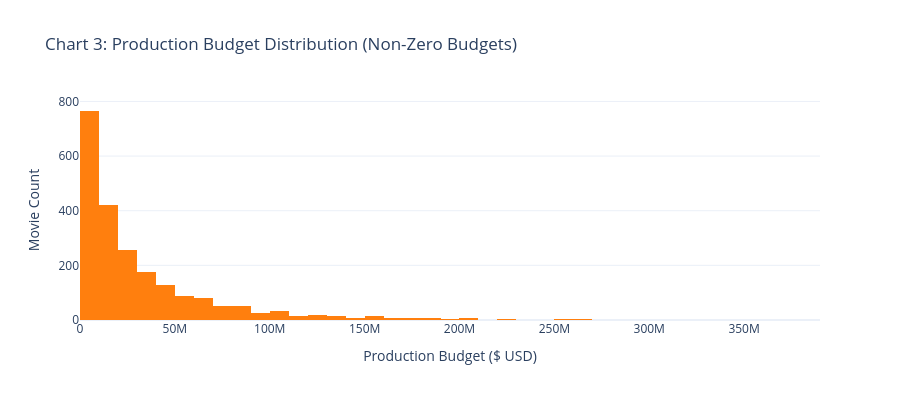
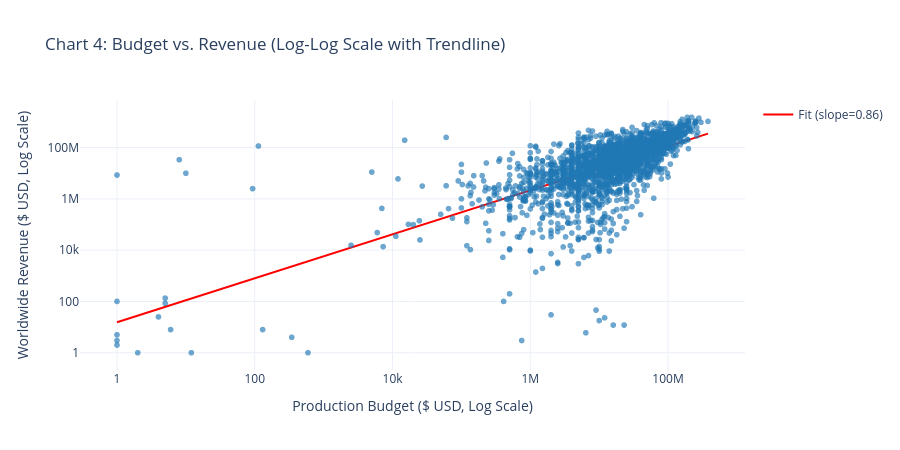

The cell these charts' notebook holds for them, in order:
### Markdown cell above
### Chart 3 & Chart 4: Production Budget Distribution & Budget vs. Revenue Correlation
*Analytical Takeaway:* Production budget exhibits a strong, positive log-linear correlation with worldwide box office ($r > 0.75$), serving as the single most powerful predictive signal.

### Code cell
# Positive budget distribution
pos_budget = eda_df[eda_df["budget"] > 0]

fig3 = px.histogram(
    pos_budget, x="budget", nbins=50,
    title="Chart 3: Production Budget Distribution (Non-Zero Budgets)",
    labels={"budget": "Production Budget ($ USD)"},
    color_discrete_sequence=["#ff7f0e"]
)
fig3.update_layout(height=400, yaxis_title="Movie Count")
fig3.show()

fig4 = px.scatter(
    pos_budget, x="budget", y="revenue",
    log_x=True, log_y=True,
    title="Chart 4: Budget vs. Revenue (Log-Log Scale with Trendline)",
    labels={"budget": "Production Budget ($ USD, Log Scale)", "revenue": "Worldwide Revenue ($ USD, Log Scale)"},
    opacity=0.65, color_discrete_sequence=["#1f77b4"]
)
# Add log-log fit line using standard numpy
log_b = np.log10(pos_budget["budget"])
log_r = np.log10(pos_budget["revenue"])
poly_m, poly_c = np.polyfit(log_b, log_r, 1)
x_vals = np.linspace(log_b.min(), log_b.max(), 50)
fig4.add_trace(go.Scatter(
    x=10**x_vals, y=10**(poly_m * x_vals + poly_c),
    mode="lines", name=f"Fit (slope={poly_m:.2f})", line=dict(color="red", width=2)
))
fig4.update_layout(height=450)
fig4.show()

### Figure 1 — Plotly figure (JSON) as saved in the notebook; plotly's stock layout.template omitted (floating-point values rounded to 4 significant figures; data arrays with more than 128 entries replaced by an {"elided": "..."} marker saying what was removed)
{"data": [{"bingroup": "x", "hovertemplate": "Production Budget ($ USD)=%{x}<br>count=%{y}<extra></extra>", "legendgroup": "", "marker": {"color": "#ff7f0e", "pattern": {"shape": ""}}, "name": "", "nbinsx": 50, "orientation": "v", "showlegend": false, "type": "histogram", "x": {"elided": "2188 int values"}, "xaxis": "x", "yaxis": "y"}], "layout": {"barmode": "relative", "height": 400, "legend": {"tracegroupgap": 0}, "title": {"text": "Chart 3: Production Budget Distribution (Non-Zero Budgets)"}, "xaxis": {"anchor": "y", "domain": [0.0, 1.0], "title": {"text": "Production Budget ($ USD)"}}, "yaxis": {"anchor": "x", "domain": [0.0, 1.0], "title": {"text": "Movie Count"}}}}

### Figure 2 — Plotly figure (JSON) as saved in the notebook; plotly's stock layout.template omitted (floating-point values rounded to 4 significant figures; data arrays with more than 128 entries replaced by an {"elided": "..."} marker saying what was removed)
{"data": [{"hovertemplate": "Production Budget ($ USD, Log Scale)=%{x}<br>Worldwide Revenue ($ USD, Log Scale)=%{y}<extra></extra>", "legendgroup": "", "marker": {"color": "#1f77b4", "opacity": 0.65, "symbol": "circle"}, "mode": "markers", "name": "", "showlegend": false, "type": "scattergl", "x": {"elided": "2188 int values"}, "xaxis": "x", "y": {"elided": "2188 int values"}, "yaxis": "y"}, {"line": {"color": "red", "width": 2}, "mode": "lines", "name": "Fit (slope=0.86)", "type": "scatter", "x": [1.0, 1.497, 2.24, 3.352, 5.016, 7.507, 11.24, 16.81, 25.16, 37.66, 56.36, 84.35, 126.2, 188.9, 282.7, 423.1, 633.2, 947.7, 1418.0, 2123.0, 3177.0, 4754.0, 7115.0, 10650.0, 15930.0, 23850.0, 35690.0, 53410.0, 79930.0, 119600.0, 179000.0, 267900.0, 401000.0, 600100.0, 898100.0, 1344000.0, 2011000.0, 3010000.0, 4505000.0, 6742000.0, 10090000.0, 15100000.0, 22600000.0, 33820000.0, 50620000.0, 75750000.0, 113400000.0, 169700000.0, 253900000.0, 380000000.0], "y": [15.44, 21.82, 30.83, 43.56, 61.54, 86.96, 122.9, 173.6, 245.3, 346.5, 489.6, 691.8, 977.4, 1381.0, 1951.0, 2757.0, 3895.0, 5504.0, 7776.0, 10990.0, 15520.0, 21930.0, 30990.0, 43780.0, 61860.0, 87410.0, 123500.0, 174500.0, 246500.0, 348300.0, 492200.0, 695400.0, 982500.0, 1388000.0, 1961000.0, 2771000.0, 3915000.0, 5532000.0, 7816000.0, 11040000.0, 15600000.0, 22050000.0, 31150000.0, 44010000.0, 62180000.0, 87860000.0, 124100000.0, 175400000.0, 247800000.0, 350100000.0]}], "layout": {"height": 450, "legend": {"tracegroupgap": 0}, "title": {"text": "Chart 4: Budget vs. Revenue (Log-Log Scale with Trendline)"}, "xaxis": {"anchor": "y", "domain": [0.0, 1.0], "title": {"text": "Production Budget ($ USD, Log Scale)"}, "type": "log"}, "yaxis": {"anchor": "x", "domain": [0.0, 1.0], "title": {"text": "Worldwide Revenue ($ USD, Log Scale)"}, "type": "log"}}}
